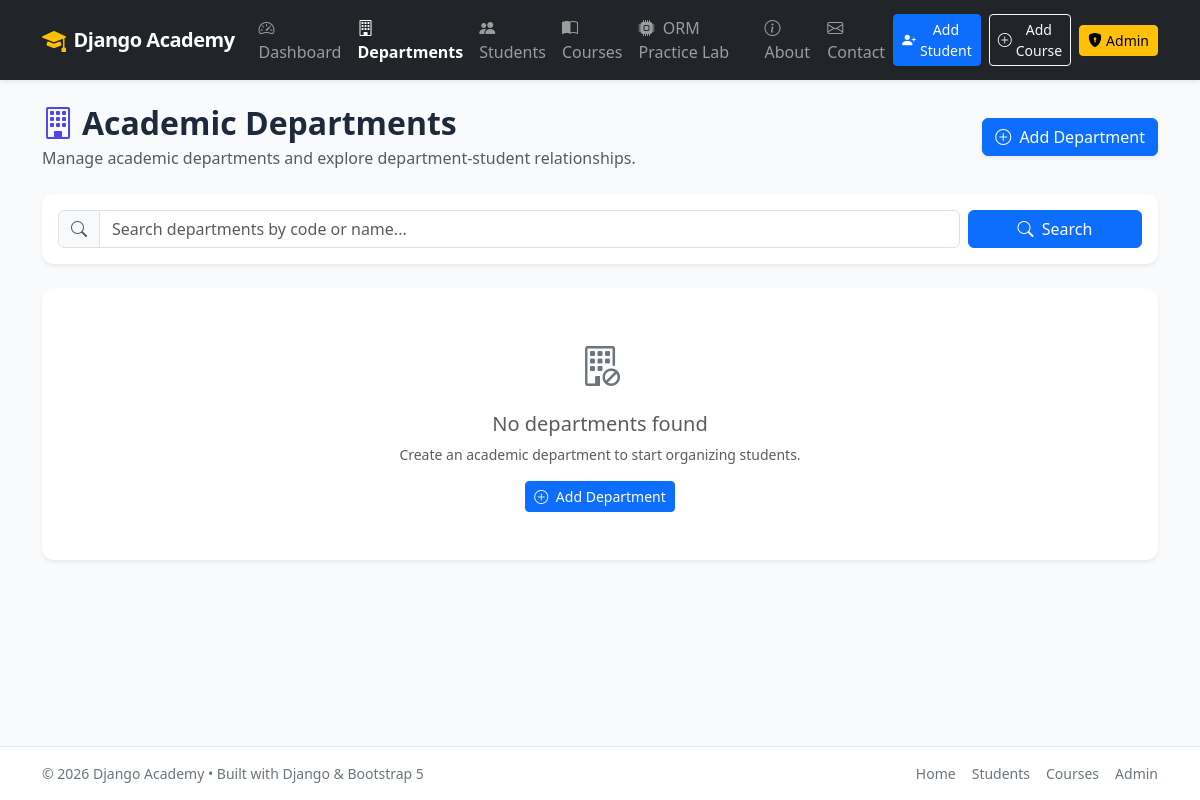
/departments/, run on an earlier commit of the app's database.
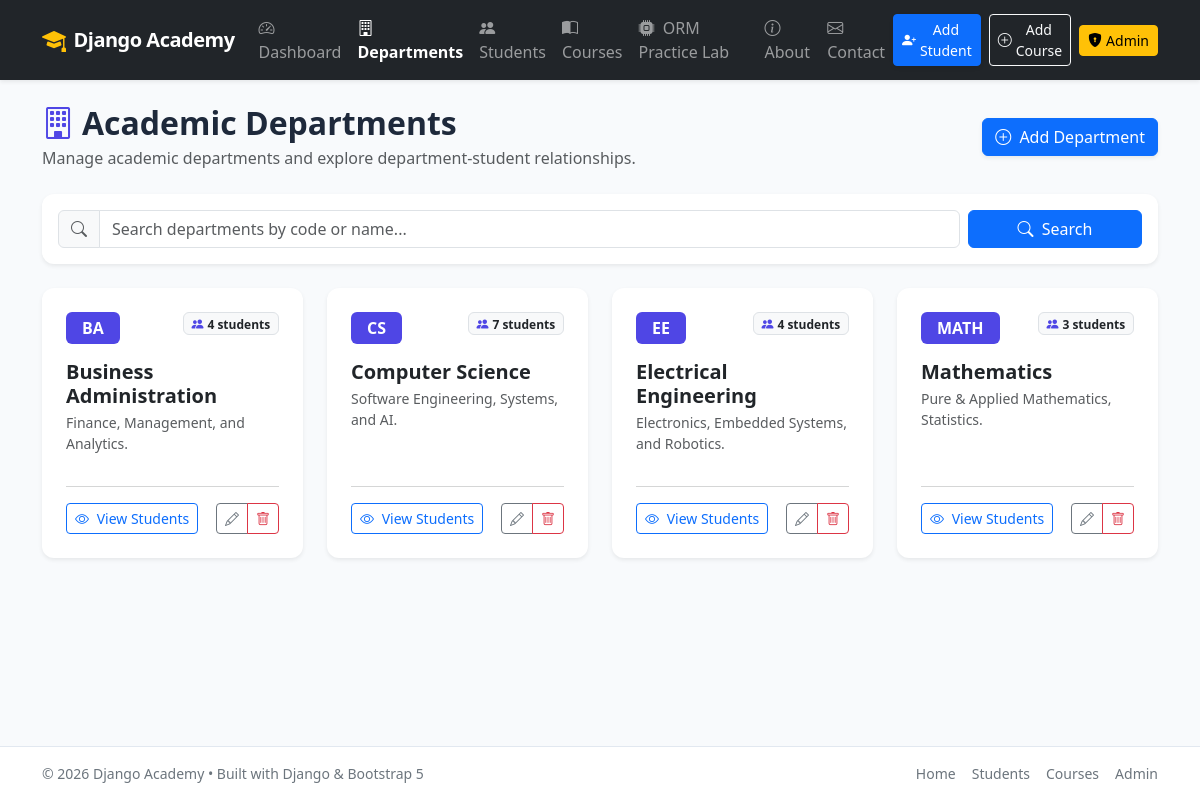
And on a later commit of the database.
### students/models.py (models this page shows, shortened)
class Department(models.Model):
    name = models.CharField(max_length=100, unique=True)
    code = models.CharField(max_length=20, unique=True, help_text="e.g. CS, EE, BBA")
    description = models.TextField(blank=True)
    created_at = models.DateTimeField(default=timezone.now)
    class Meta:
        ordering = ['code', 'name']

### students/views.py (the view)
# urls.py: path('departments/', views.department_list, name='department_list'),
def department_list(request):
    search_query = request.GET.get('q', '').strip()
    departments = Department.objects.annotate(
        active_students=Count('students', filter=Q(students__is_deleted=False))
    )
    if search_query:
        departments = departments.filter(
            Q(name__icontains=search_query) |
            Q(code__icontains=search_query) |
            Q(description__icontains=search_query)
        )
    context = {
        'departments': departments,
        'search_query': search_query,
    }
    return render(request, 'students/department_list.html', context)

### students/templates/students/department_list.html (shortened to what this page needs)
{% extends 'students/base.html' %}
{% block content %}
<div class="d-flex flex-wrap justify-content-between align-items-center mb-4 gap-3">
    <div>
        <h1 class="h2 fw-bold mb-1">
            <i class="bi bi-building text-primary me-2"></i>Academic Departments
        </h1>
        <p class="text-muted mb-0">Manage academic departments and explore department-student relationships.</p>
    </div>
    <div>
        <a href="{% url 'department_create' %}" class="btn btn-primary shadow-sm">
            <i class="bi bi-plus-circle me-1"></i> Add Department
        </a>
    </div>
</div>
<div class="card p-3 mb-4 shadow-sm border-0 bg-white">
    <form method="GET" action="{% url 'department_list' %}" class="row g-2 align-items-center">
        <div class="col-md-10">
            <div class="input-group">
                <span class="input-group-text bg-light"><i class="bi bi-search text-muted"></i></span>
                <input type="text" name="q" value="{{ search_query }}" class="form-control" placeholder="Search departments by code or name...">
            </div>
        </div>
        <div class="col-md-2 d-flex gap-2">
            <button type="submit" class="btn btn-primary flex-fill">
                <i class="bi bi-search me-1"></i> Search
            </button>
        </div>
    </form>
</div>
<div class="row g-4 mb-4">
    {% for dept in departments %}
    <div class="col-md-6 col-lg-3">
        <div class="card h-100 shadow-sm border-0 card-hover">
            <div class="card-body p-4 d-flex flex-column">
                <div class="d-flex justify-content-between align-items-start mb-2">
                    <span class="badge bg-primary fs-6 px-3 py-2">{{ dept.code }}</span>
                    <span class="badge bg-light text-dark border">
                        <i class="bi bi-people-fill text-primary me-1"></i>{{ dept.active_students }} students
                    </span>
                </div>
                <h5 class="card-title fw-bold mt-2 mb-1">{{ dept.name }}</h5>
                <p class="card-text text-muted small flex-grow-1">
                    {{ dept.description|default:"No description provided."|truncatechars:90 }}
                </p>
                <hr class="my-3 text-muted">
                <div class="d-flex justify-content-between align-items-center">
                    <a href="{% url 'department_detail' dept.pk %}" class="btn btn-sm btn-outline-primary">
                        <i class="bi bi-eye me-1"></i> View Students
                    </a>
                    <div class="btn-group btn-group-sm">
                        <a href="{% url 'department_update' dept.pk %}" class="btn btn-outline-secondary" title="Edit">
                            <i class="bi bi-pencil"></i>
                        </a>
                        <a href="{% url 'department_delete' dept.pk %}" class="btn btn-outline-danger" title="Delete">
                            <i class="bi bi-trash"></i>
                        </a>
                    </div>
                </div>
            </div>
        </div>
    </div>
    {% empty %}
    <div class="col-12">
        <div class="card p-5 text-center text-muted border-0 shadow-sm">
            <i class="bi bi-building-slash fs-1 text-secondary mb-3"></i>
            <h5>No departments found</h5>
            <p class="small text-muted mb-3">Create an academic department to start organizing students.</p>
            <div>
                <a href="{% url 'department_create' %}" class="btn btn-primary btn-sm">
                    <i class="bi bi-plus-circle me-1"></i> Add Department
                </a>
            </div>
        </div>
    </div>
    {% endfor %}
</div>
{% endblock %}

What changed in the data, as far as the page shows it:
added Department: code "BA", active_students "4", name "Business Administration", description "Finance, Management, and Analytics."
added Department: code "CS", active_students "7", name "Computer Science", description "Software Engineering, Systems, and AI."
added Department: code "EE", active_students "4", name "Electrical Engineering", description "Electronics, Embedded Systems, and Robotics."
added Department: code "MATH", active_students "3", name "Mathematics", description "Pure & Applied Mathematics, Statistics."
Also different on the page:
text no longer shown: "No departments found Create an academic department to start organizing students. Add Department"
